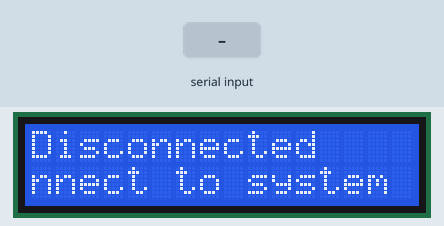
Bench run of a sketch on a simulated Arduino Uno, built with avr-gcc and run on an emulated ATmega328P. Parts: 16×2 character LCD. Inputs (shaded band) come from the test bench.

Above: at 1.2 s.
1.3 s: "*" received over Serial
At 2.5 s:
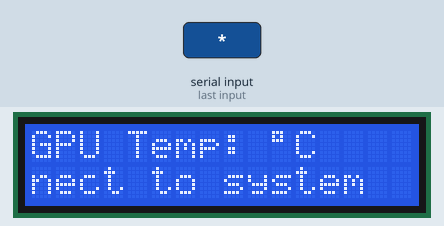
3.1 s: "DIS*" received over Serial
At 3.31 s:
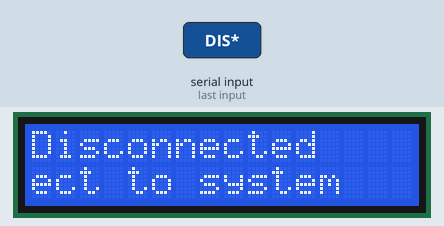
5.4 s: "#" received over Serial
At 6.1 s:
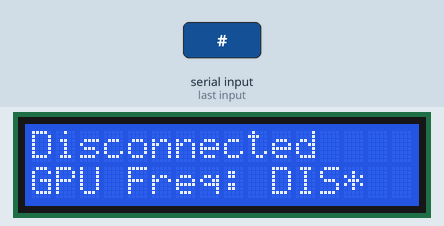
7.0 s: "DIS*" received over Serial
At 7.21 s:
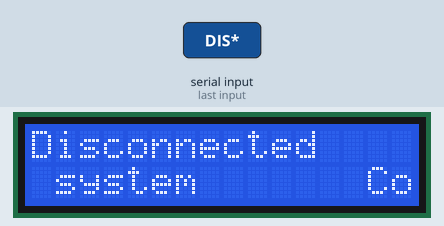
9.7 s: "*" received over Serial
At 10.7 s:
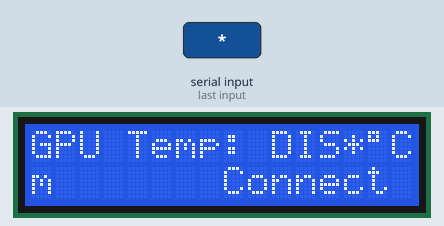
11.3 s: "#" received over Serial
At 11.8 s:
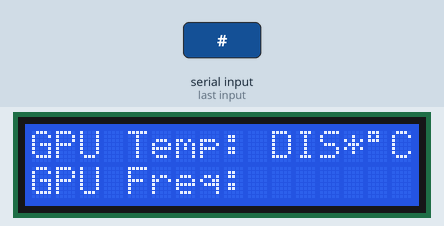
Timing chart, 0 to 13.8 s (numbered marks = the images above; inputs shaded):
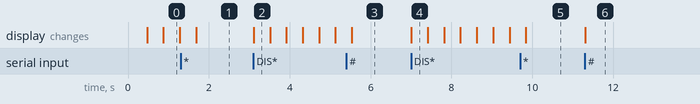

Measured:
- after the input at 1.3 s, the display: changes after 0.38 s (image 1)
- after the input at 3.1 s, the display: first changes at once (image 2 shows a later state)
- after the input at 5.4 s, the display: changes after 0.13 s (image 3)
- after the input at 7.0 s, the display: first changes at once (image 4 shows a later state)
- after the input at 9.7 s, the display: changes after 0.14 s (image 5)
- after the input at 11.3 s, the display: changes at once (image 6)
- what the display in image 0 shows lasts 0.4 s, from 0.9 s to 1.3 s

The sketch:

upload.ino
```cpp
#include <Wire.h>
#include <LiquidCrystal.h>

int initialBoot;
int Li = 16;
int Lii = 0;

LiquidCrystal lcd( 8, 9, 4, 5, 6, 7 );
String inData;

void setup() {
    Serial.begin(9600);
    lcd.begin(16,2);
    lcd.setCursor(0,0);
}

String CursorLeft(String input){
  String output;

  output = input.substring(Li, Lii);
  Li++;
  Lii++;

  if(Li>input.length()){
    Li=16;
    Lii=0;
  }
  return output;
}


void loop() {

  if(initialBoot == 0){
    lcd.setCursor(0,0);
    lcd.print("Disconnected");
    lcd.setCursor(0,1);
    lcd.print(CursorLeft("Connect to system       Connect to syste"));
    delay(400);

  }
    while (Serial.available() > 0)
    {
        char recieved = Serial.read();
        inData += recieved;
        if(inData == "DIS*"){
          lcd.clear();
          initialBoot = 0;
        }
        else{
          initialBoot = 1;
          if (recieved == '*')
          {
              inData.remove(inData.length() - 1, 1);
              lcd.setCursor(0,0);
              lcd.print("GPU Temp: " + inData + char(223)+"C     ");
              inData = "";

          }
          if (recieved == '#')
          {
              inData.remove(inData.length() - 1, 1);
              lcd.setCursor(0,1);
              lcd.print("GPU Freq: " + inData + "     ");
              inData = "";
          }
        }
    }
}
```
